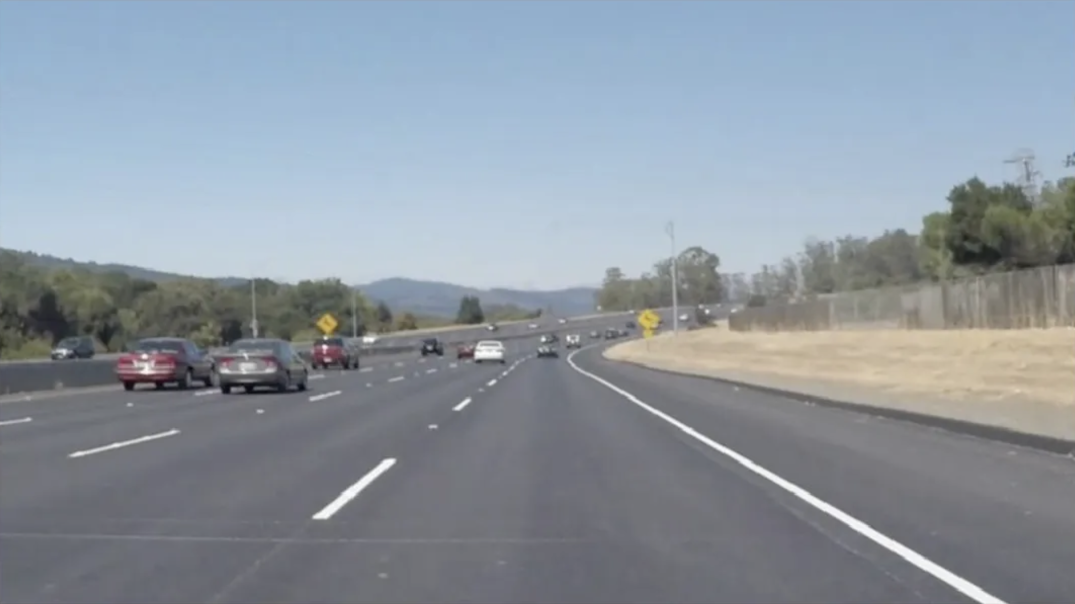
#> input picture road3.jpg, 2150 x 1208 px, found by its file name (shown at 1/2 size)
$ jupyter execute week4.ipynb
#> lines starting #> are read from the running program, lines starting #| are printed output that depends on the picture; after the words box and inside, x2 and y2 are one past the last pixel; in counts of white or black regions, pixels touching at a corner belong together; long printed decimals are rounded
[cell 1]
import cv2
import math
import numpy as np
import matplotlib.pyplot as plt

[cell 2]
road = cv2.imread('images/road3.jpg')
#> road is the input picture: shape (1208, 2150, 3); mean B, G, R 160.4, 150.6, 141.1
road = cv2.cvtColor(road, cv2.COLOR_BGR2RGB)
plt.imshow(road)

[cell 3]
# function definition that creates triangle roi of current road
def region_of_interest(road, vertices):

  # creates black screen with same shape as input road image
  # no need to specify dimensions of road image like np.zeros
  mask = np.zeros_like(road)

  # get number of color channels in image
  # (255,) * channels creates a white color matching the image format
  # ie. (255,255,255) for RGB and (255,) for grayscale
  if len(road.shape) == 3:
    match_mask_color = (255,) * road.shape[2]

  else:
    match_mask_color = 255

  # fill roi with white using to defined vertices
  cv2.fillPoly(mask, vertices, match_mask_color)

  # fills in the roi with the actual image of the road
  # only pixels inside the roi will be shown, everything else is black
  masked_image = cv2.bitwise_and(road, mask)
  return masked_image

[cell 4]
road_grey = cv2.cvtColor(road, cv2.COLOR_BGR2GRAY)
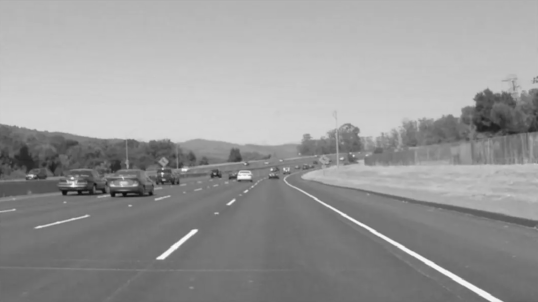
#> road_grey: shape (1208, 2150) (shown at 1/4 size); min 8, max 255, mean 152.4
road_gaussian = cv2.GaussianBlur(road_grey, (15,15), 0)
lower = 50
upper = 150
road_canny = cv2.Canny(road_gaussian, lower, upper)
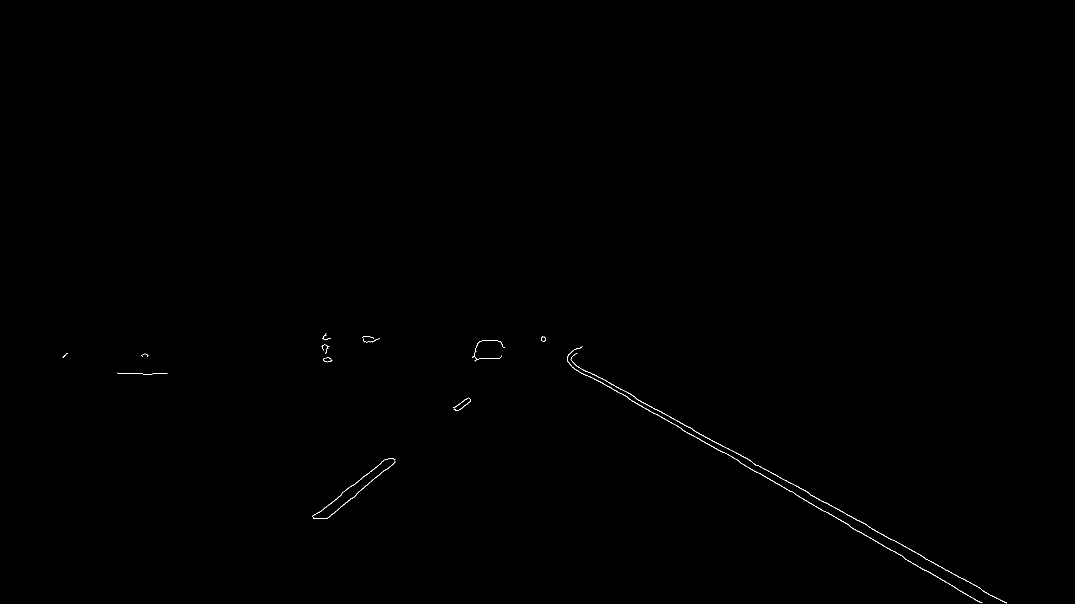
#> road_canny: shape (1208, 2150) (shown at 1/2 size); 0.14% white in thin lines or dots, all inside (x1, y1, x2, y2) = (125, 667, 2014, 1207)
kernel = np.ones((5,5), np.uint8)
road_dilation = cv2.dilate(road_canny, kernel, 1)
#> road_dilation: shape (1208, 2150); 0.77% white; 12 white regions, largest, box (x1, y1, x2, y2) and area: (1132, 691, 2016, 1208) 13582, (623, 915, 793, 1040) 2810, (942, 679, 1012, 725) 956

height, width, channels = road.shape
vertices = [
  (0, height),
  (width/2, height/2),
  (width, height)
]

road_roi = region_of_interest(road_dilation, np.array([vertices], np.int32))
#> in region_of_interest, `cv2.fillPoly(mask, vertices, match_mask_color)`:
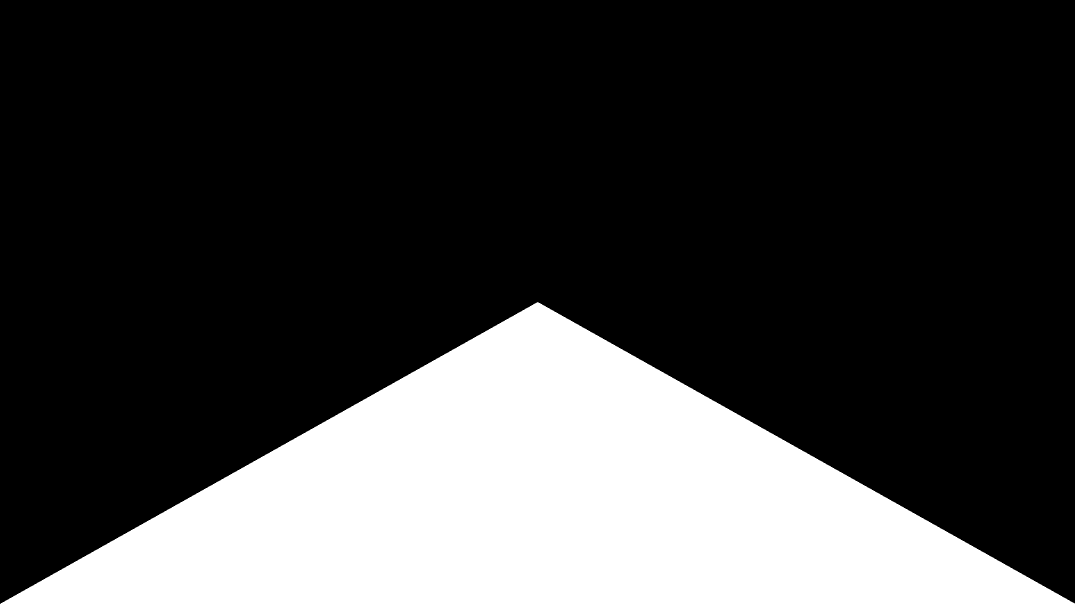
#> mask: shape (1208, 2150) (shown at 1/2 size); 25% white; 1 white region, box (x1, y1, x2, y2) and area: (1, 604, 2150, 1208) 649771
road_copy = np.copy(road)

lines = cv2.HoughLinesP(road_roi, 1, np.pi/180, 40, minLineLength=60)
#> lines = 38 rows, first 6: [1132, 721, 1203, 760], [1168, 745, 1966, 1206], [1142, 725, 2012, 1207], [1136, 728, 1446, 907], [1132, 718, 2015, 1207], [1184, 744, 1274, 794]

# initialize variables
left_x = []
right_x = []
left_y = []
right_y = []

for line in lines:
  x1, y1, x2, y2 = line[0]

  if (x2 - x1) == 0:
    break

  slope = (y2 - y1) / (x2 - x1)

  if abs(slope) < 0.5:
    continue

  if slope <= -0.1:
    left_x.extend([x1, x2])
    left_y.extend([y1, y2])

  else:
    right_x.extend([x1, x2])
    right_y.extend([y1, y2])
#> this loop made 38 passes
#> (x1, y1, x2, y2, slope) on passes 1 to 8: (1132, 721, 1203, 760, 0.549), (1168, 745, 1966, 1206, 0.578), (1142, 725, 2012, 1207, 0.554), (1136, 728, 1446, 907, 0.577), (1132, 718, 2015, 1207, 0.554), (1184, 744, 1274, 794, 0.556), (1181, 751, 1815, 1117, 0.577), (1231, 771, 2015, 1206, 0.555)
#> after the loop, left_x = [655, 792, 623, 765, 623, 780, 666, 792, 654, 765, 623, 775, 670, 777, 679, 775, 691, 792, 656, 792]; left_y = [1038, 919, 1034, 927, 1033, 915, 1031, 921, 1038, 941, 1032, 917, 996, 915, 988, 915, 1010, 922, 1038, 920]; right_x = 54 values, max 2015 at index 9, min 1132 at index 0, mean 1594.9; right_y = 54 values, max 1207 at index 5, min 718 at index 8, mean 983

min_y = int(road.shape[0] * 3/5)
max_y = int(road.shape[0])

left_polynomial = np.poly1d(np.polyfit(left_y, left_x, deg=1))
right_polynomial = np.poly1d(np.polyfit(right_y, right_x, deg=1))

left_start = left_polynomial(max_y)
#> left_start = 433.9
left_end = left_polynomial(min_y)
#> left_end = 1016.3

right_start = right_polynomial(max_y)
#> right_start = 1992.6
right_end = right_polynomial(min_y)
#> right_end = 1137.1

cv2.line(road_copy, (int(left_start), max_y), (int(left_end), min_y), (255,0,0), 11)
cv2.line(road_copy, (int(right_start), max_y), (int(right_end), min_y), (255,0,0), 11)

plt.imshow(road_copy)
plt.title('Current Lane Detection')

[cell 5]
# [85 lines left out: function line_formation, not called in this run]

[cell 6]
# basic noise reduction techniques
road_grey = cv2.cvtColor(road, cv2.COLOR_BGR2GRAY)
road_gaussian = cv2.GaussianBlur(road_grey, (15,15), 0)
lower = 50
upper = 150
road_canny = cv2.Canny(road_gaussian, lower, upper)
kernel = np.ones((5,5), np.uint8)
road_dilation = cv2.dilate(road_canny, kernel, 1)

# used for ROI calculations
height, width, channels = road.shape
# triangle dimensions used for ROI
# only want the lane the car is in
vertices = [
  (0, height),
  (width/2, height/2),
  (width, height)
]

# get ROI so we can detect left/right lanes later on
road_roi = region_of_interest(road_dilation, np.array([vertices], np.int32))
road_copy = np.copy(road)

# draw lines on that ROI
lines = cv2.HoughLinesP(road_roi, 1, np.pi/180, 40, minLineLength=60)

# initialize variables
# will be used to separate left/right lanes
left_x = []
right_x = []
left_y = []
right_y = []

# loop through all lines detected in hough transform
for line in lines:
  x1, y1, x2, y2 = line[0]

  # make sure no undefined slope
  # is so, move onto next line
  if (x2 - x1) == 0:
    break

  # slope calculation to get line info
  slope = (y2 - y1) / (x2 - x1)

  # move onto next line if slope is less than 0.5
  if abs(slope) < 0.5:
    continue

  # since origin is top left...
  # negative slopes indicate bottom left moving toward top right
  # representing line of the left lane
  if slope <= -0.1:
    left_x.extend([x1, x2])
    left_y.extend([y1, y2])

  # positive slopes indicate bottom right moving toward top left
  # representing line of the right lane
  else:
    right_x.extend([x1, x2])
    right_y.extend([y1, y2])

# want to see where car is heading
# also want to see lanes ahear
min_y = int(road.shape[0] * 3/5)
# want to see where car is positioned
max_y = int(road.shape[0])

# polyfit gives coefficients for function
# poly1d turns those coefficients into a function
left_polynomial = np.poly1d(np.polyfit(left_y, left_x, deg=1))
# able to get points on a line from derived function above
left_start = left_polynomial(max_y)
left_end = left_polynomial(min_y)

# polyfit gives coefficients for function
# poly1d turns those coefficients into a function
right_polynomial = np.poly1d(np.polyfit(right_y, right_x, deg=1))
# able to get points on a line from derived function above
right_start = right_polynomial(max_y)
right_end = right_polynomial(min_y)

# get middle position between the detected left/right lanes
middle_start = (left_start + right_start) / 2
#> middle_start = 1213.2
middle_end = (left_end + right_end) / 2
#> middle_end = 1076.7

# find center of image
# will be used to calculate steering angle
# where car is pointing from
image_center = width / 2
# x component
# lateral offset --> how far off the car is from the center
lateral_displacement = middle_end - middle_start
#> lateral_displacement = -136.5
# y component
# how far away car is from road ahead
# distance to target space
direction_ahead = max_y - min_y

cv2.line(road_copy, (int(left_start), max_y), (int(left_end), min_y), (255,0,0), 11)
cv2.line(road_copy, (int(right_start), max_y), (int(right_end), min_y), (255,0,0), 11)
#cv2.line(road_copy, (int(middle_start), max_y), (int(middle_end), min_y), (0, 0, 255), 11)
# path that car should drive
cv2.arrowedLine(road_copy, (int(middle_start), max_y), (int(middle_end), min_y), (0, 255, 0), 11)
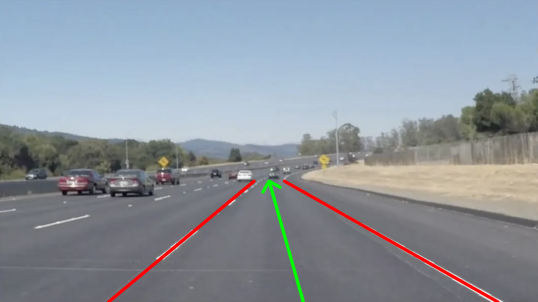
#> road_copy: shape (1208, 2150, 3) (shown at 1/4 size); mean R, G, B 141.4, 149.4, 158.3

# how much i need to steer to stay in the center of the lane when looking afar
steering_angle = math.atan2(lateral_displacement, direction_ahead)
#> steering_angle = -0.275
steering_angle = math.degrees(steering_angle)
#> steering_angle = -15.75

# display image
plt.imshow(road_copy)
plt.text(20, 70, f'Steering angle: {steering_angle}')
plt.title('Current Lane Detection')
print(steering_angle)
#| -15.751

[cell 7]
# # read video as object
# video = cv2.VideoCapture('road_video.mp4')

# # read only first frame of video
# read, first_frame = video.read()

# # get info from first frame, which will apply to ROI and displaying lines later
# height, width, channels = first_frame.shape

# # get dimensions for ROI based on first frame
# # ROI will be same on all frames later on
# roi_vertices = [
#   (0, height),
#   (width / 2, height / 2),
#   (width, height),
# ]

# # get where the line should start and end on each frame
# # will be the same for all frames
# min_y = int(height * 1/2)
# max_y = int(height)

# # release video to restard from beginning
# video.release()

# # read video as object again, want to start from beginning again
# video = cv2.VideoCapture('road_video.mp4')

# # keep playing video until it can't anymore or we break out
# while True:
#   read, frame = video.read()

#   if not read:
#     break

#   # function call to get current lane detection
#   processed_frames = line_formation(frame, roi_vertices, min_y, max_y)

#   # then plot the line for each line
#   cv2.imshow('Current Lane Detection', processed_frames)

#   if cv2.waitKey(20) & 0xFF == ord('q'):
#     break

# video.release()
# cv2.destroyAllWindows()

[cell 8]
# # parameters (image, rho, theta, threshold)
# # rho = how far away from center origin
# # theta = how tilted is that line
# # only edges exceeding 200 threshold will be recognized as lines
# # use probabilistic HT --> more efficient, only using subset of edges
# # less computational
# # edges too thin from canny edge --> change threshold to recognize lines easier
# # minLineLength --> used to filter out smaller "noise" lines


# # better to work with dilation than canny edge
# # edges are easier to pick up by hough line transform --> better line detection


# # loop through each line detected by probablistic hough transform
# for line in lines:
#   # gives four coordinates
#   x1, y1, x2, y2 = line[0]

#   # draws the detected lines in red onto original image
#   cv2.line(road_with_lines, (x1, y1), (x2, y2), (255,0,0), 3)


#   # checks for vertical lines
#   if (x2 - x1) != 0:
#     # find linear equation of all
#     # y2 - y1 / x2 - x1
#     tempSlope = (y2 - y1) / (x2 - x1)

#     # separate into left and right lanes based on slope
#     if tempSlope < -0.1:
#       # use .extend over .append
#       # makes sure not appending sublists, just adds as a 1D array
#       left_x.extend([x1, x2])
#       left_y.extend([y1, y2])

#     elif tempSlope > 0.1:
#       right_x.extend([x1, x2])
#       right_y.extend([y1, y2])


#   # split the slopes into left and right lines
#   # find where the lines should start and end
#   # get a polynomial function that will draw out these lines using the slope?

#   # get slope and intercept of left lane
#   left_coefficients = np.polyfit(left_x, left_y, deg=1)
#   # get y values according to input
#   left_lane = np.poly1d(left_coefficients)


#   # get slope and intercept of right lane
#   right_coefficients = np.polyfit(right_x, right_y, deg=1)
#   # get y values according to input
#   right_lane = np.poly1d(right_coefficients)

#   cv2.line(road_with_lines,
#            (left_lane(min_y), left_lane(max_y)),
#            (right_lane(), right_lane())
#            (255, 0, 0), 5)


#   # then plot the line for each line


# plt.imshow(road_with_lines)
# plt.title('Straight Road Line Detection')

[cell 9]
# get video object
video = cv2.VideoCapture('videos/road_video.mp4')

# only read first frame
read, first_frame = video.read()
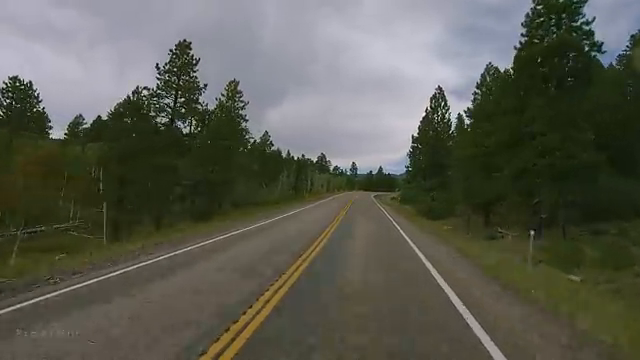
#> input picture frame 139 of road_video.mp4, 640 x 360 px
#> first_frame is the input picture: shape (360, 640, 3); mean B, G, R 80, 91.4, 90.5

# used for ROI calculations
height, width, channels = first_frame.shape
# triangle dimensions used for ROI
# only want the lane the car is in
vertices = [
  (0, height),
  (width/2, height/2),
  (width, height)
]

# release helps us so we can restart video and apply ROI on all frames, including first frame
video.release()

# get video object again
video = cv2.VideoCapture('videos/road_video.mp4')

while True:
  # read all frames in video
  read, frames = video.read()

  # exits loop if frame cannot be read
  if not read:
    break

  # basic noise reduction techniques
  road_grey = cv2.cvtColor(frames, cv2.COLOR_BGR2GRAY)
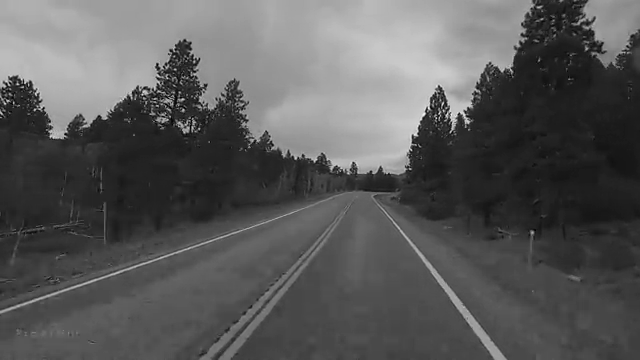
#> road_grey: shape (360, 640); min 0, max 243, mean 89.8
  # too much blur causes difficulty detecting the dashed lanes
  # originally (15,15) --> now (5,5)
  # continuous detection now
  road_gaussian = cv2.GaussianBlur(road_grey, (5,5), 0)
#> road_gaussian: shape (360, 640)
  # changing the lower and upper limits causes
  lower = 10
  upper = 90
  road_canny = cv2.Canny(road_gaussian, lower, upper)
#> road_canny: shape (360, 640); 3.8% white in thin lines or dots
  kernel = np.ones((5,5), np.uint8)
  road_dilation = cv2.dilate(road_canny, kernel, 1)
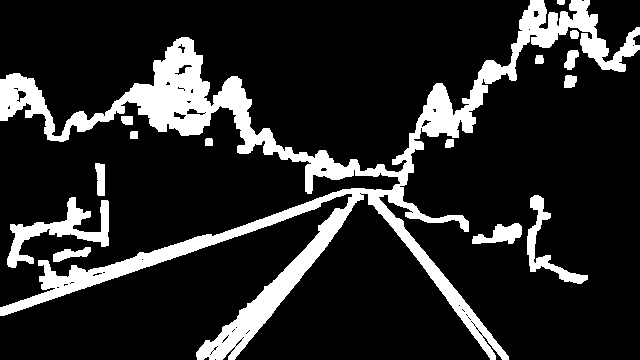
#> road_dilation: shape (360, 640); 15.8% white; 15 white regions, largest, box (x1, y1, x2, y2) and area: (0, 0, 640, 360) 30973, (7, 197, 109, 268) 2153, (527, 195, 588, 284) 1197

  # get ROI so we can detect left/right lanes later on
  road_roi = region_of_interest(road_dilation, np.array([vertices], np.int32))
#> in region_of_interest (call 3), `masked_image = cv2.bitwise_and(road, mask)`:
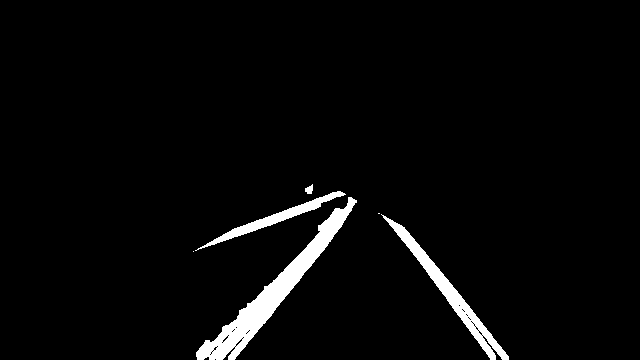
#> masked_image: shape (360, 640); 3.3% white; 6 white regions (2 under 20 px), largest, box (x1, y1, x2, y2) and area: (196, 197, 357, 360) 4290, (381, 214, 509, 360) 2193, (195, 191, 346, 251) 1176, (305, 184, 313, 194) 54
  # will let us apply the detected lines on frames without manipulating original video
  road_copy = np.copy(frames)

  # threshold should be somewhat high to ensure no noisy lines are detected
  # make sure minLineLength is able to detect the dashed lines
  # maxLineGap ensures the dashed lanes are detected
  # maxLaneGap allows gaps between lines to become conjoined
  lines = cv2.HoughLinesP(road_roi, 1, np.pi/180, 70, minLineLength=30, maxLineGap=100)
#> lines = 45 rows, first 6: [197, 357, 354, 200], [200, 359, 352, 207], [209, 356, 343, 222], [210, 359, 333, 236], [213, 359, 327, 245], [203, 359, 348, 214]

  # initialize variables
  left_x = []
  right_x = []
  left_y = []
  right_y = []

  # loop through all lines detected in hough transform
  for line in lines:
    # will be used to separate left/right lanes
    x1, y1, x2, y2 = line[0]

    # make sure no undefined slope
    # is so, move onto next line
    if (x2 - x1) == 0:
      break

    # slope calculation to get line info
    slope = (y2 - y1) / (x2 - x1)

    # move onto next line if slope is less than 0.5
    if abs(slope) < 0.5:
      continue

    # since origin is top left...
    # negative slopes indicate bottom left moving toward top right
    # representing line of the left lane
    if slope <= -0.1:
      left_x.extend([x1, x2])
      left_y.extend([y1, y2])

    # positive slopes indicate bottom right moving toward top left
    # representing line of the right lane
    else:
      right_x.extend([x1, x2])
      right_y.extend([y1, y2])
#> this loop made 45 passes
#> (x1, y1, x2, y2, slope) on passes 1 to 8: (197, 357, 354, 200, -1), (200, 359, 352, 207, -1), (209, 356, 343, 222, -1), (210, 359, 333, 236, -1), (213, 359, 327, 245, -1), (203, 359, 348, 214, -1), (383, 215, 508, 358, 1.14), (216, 359, 314, 261, -1)
#> after the loop, left_x = 48 values, max 356 at index 17, min 196 at index 24, mean 274.1; left_y = 48 values, max 359 at index 2, min 197 at index 47, mean 292.5; right_x = 26 values, max 508 at index 1, min 379 at index 6, mean 445; right_y = 26 values, max 359 at index 3, min 213 at index 6, mean 286.5

  # want to see where car is heading
  # also want to see lanes ahear
  min_y = int(frames.shape[0] * 3/5)
  # want to see where car is positioned
  max_y = int(frames.shape[0])

# check if there are enough points for us to draw lines
  if (len(left_x) and len(left_y) >= 2):
    # polyfit gives coefficients for function
    # poly1d turns those coefficients into a function
    left_polynomial = np.poly1d(np.polyfit(left_y, left_x, deg=1))
    # able to get points on a line from derived function above
    left_start = left_polynomial(max_y)
#> left_start = 210.1
    left_end = left_polynomial(min_y)
#> left_end = 346.6
    # draw line from info above
    cv2.line(road_copy, (int(left_start), max_y), (int(left_end), min_y), (255,0,0), 5)

  # check if there are enough points for us to draw lines
  if (len(right_x) >= 2 and len(right_y) >= 2):
    # polyfit gives coefficients for function
    # poly1d turns those coefficients into a function
    right_polynomial = np.poly1d(np.polyfit(right_y, right_x, deg=1))
    # able to get points on a line from derived function above
    right_start = right_polynomial(max_y)
#> right_start = 504.6
    right_end = right_polynomial(min_y)
#> right_end = 387.8
    # draw line from info above
    cv2.line(road_copy, (int(right_start), max_y), (int(right_end), min_y), (255,0,0), 5)
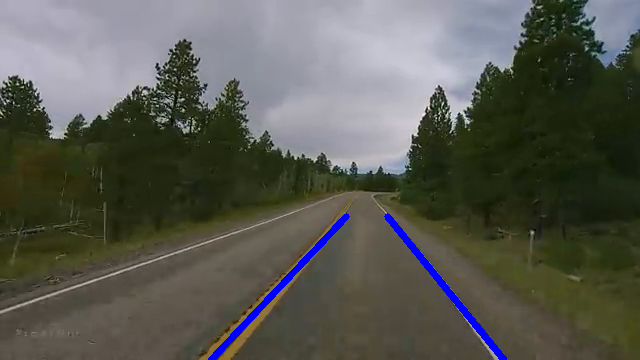
#> road_copy: shape (360, 640, 3); mean B, G, R 81.9, 90.1, 89.1

  # show video with detected lanes
  cv2.imshow('Current Lane Detection', road_copy)

  if cv2.waitKey(20) & 0xFF == ord('q'):
#> (key q is pressed here)
#> (the rest of the program and of its run is left out)
